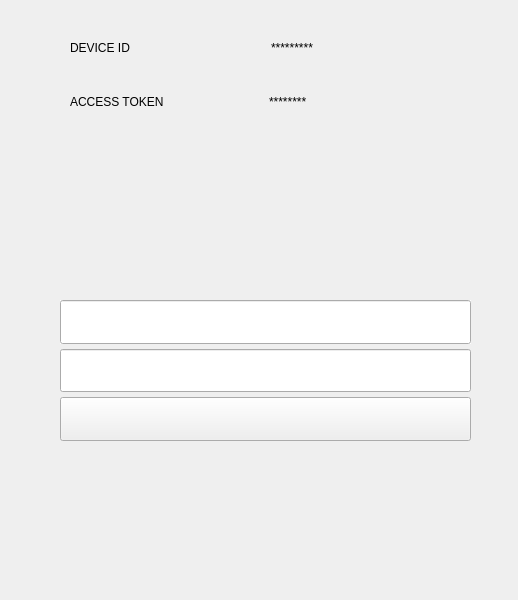
<?xml version="1.0" encoding="UTF-8"?>
<ui version="4.0">
 <class>MainPage</class>
 <widget class="QWidget" name="MainPage">
  <property name="geometry">
   <rect>
    <x>0</x>
    <y>0</y>
    <width>518</width>
    <height>600</height>
   </rect>
  </property>
  <property name="minimumSize">
   <size>
    <width>518</width>
    <height>600</height>
   </size>
  </property>
  <property name="windowTitle">
   <string>Form</string>
  </property>
  <property name="styleSheet">
   <string notr="true"/>
  </property>
  <widget class="QWidget" name="verticalLayoutWidget">
   <property name="geometry">
    <rect>
     <x>60</x>
     <y>300</y>
     <width>411</width>
     <height>141</height>
    </rect>
   </property>
   <layout class="QVBoxLayout" name="verticalLayout" stretch="1,1,1">
    <property name="spacing">
     <number>5</number>
    </property>
    <property name="sizeConstraint">
     <enum>QLayout::SetNoConstraint</enum>
    </property>
    <item>
     <widget class="QLineEdit" name="device_id">
      <property name="sizePolicy">
       <sizepolicy hsizetype="Expanding" vsizetype="Preferred">
        <horstretch>0</horstretch>
        <verstretch>0</verstretch>
       </sizepolicy>
      </property>
      <property name="autoFillBackground">
       <bool>true</bool>
      </property>
      <property name="styleSheet">
       <string notr="true"/>
      </property>
     </widget>
    </item>
    <item>
     <widget class="QLineEdit" name="access_token">
      <property name="sizePolicy">
       <sizepolicy hsizetype="Expanding" vsizetype="Preferred">
        <horstretch>0</horstretch>
        <verstretch>0</verstretch>
       </sizepolicy>
      </property>
     </widget>
    </item>
    <item>
     <widget class="QPushButton" name="connect_btn">
      <property name="sizePolicy">
       <sizepolicy hsizetype="Preferred" vsizetype="Preferred">
        <horstretch>0</horstretch>
        <verstretch>0</verstretch>
       </sizepolicy>
      </property>
      <property name="text">
       <string/>
      </property>
      <property name="icon">
       <iconset resource="../../../resources.qrc">
        <normaloff>:/icons/icons/link.png</normaloff>:/icons/icons/link.png</iconset>
      </property>
      <property name="autoDefault">
       <bool>false</bool>
      </property>
      <property name="default">
       <bool>false</bool>
      </property>
      <property name="flat">
       <bool>false</bool>
      </property>
     </widget>
    </item>
   </layout>
  </widget>
  <widget class="QWidget" name="gridLayoutWidget">
   <property name="geometry">
    <rect>
     <x>70</x>
     <y>40</y>
     <width>391</width>
     <height>101</height>
    </rect>
   </property>
   <layout class="QGridLayout" name="gridLayout" rowstretch="1,1" columnstretch="1,1">
    <item row="0" column="0">
     <widget class="QLabel" name="dev_lable">
      <property name="text">
       <string>DEVICE ID</string>
      </property>
     </widget>
    </item>
    <item row="1" column="0">
     <widget class="QLabel" name="token_lable">
      <property name="text">
       <string>ACCESS TOKEN</string>
      </property>
     </widget>
    </item>
    <item row="1" column="1">
     <widget class="QLabel" name="my_access_token">
      <property name="text">
       <string>********</string>
      </property>
     </widget>
    </item>
    <item row="0" column="1">
     <widget class="QLineEdit" name="my_device_id">
      <property name="mouseTracking">
       <bool>true</bool>
      </property>
      <property name="focusPolicy">
       <enum>Qt::NoFocus</enum>
      </property>
      <property name="contextMenuPolicy">
       <enum>Qt::ActionsContextMenu</enum>
      </property>
      <property name="autoFillBackground">
       <bool>false</bool>
      </property>
      <property name="styleSheet">
       <string notr="true">
background:transparent;
border-width:0;
border-style:outset;</string>
      </property>
      <property name="text">
       <string>*********</string>
      </property>
      <property name="maxLength">
       <number>60</number>
      </property>
      <property name="frame">
       <bool>true</bool>
      </property>
      <property name="readOnly">
       <bool>true</bool>
      </property>
      <property name="clearButtonEnabled">
       <bool>false</bool>
      </property>
     </widget>
    </item>
   </layout>
  </widget>
 </widget>
 <resources>
  <include location="../../../resources.qrc"/>
 </resources>
 <connections/>
</ui>
